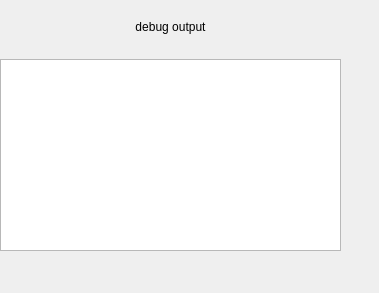
<?xml version="1.0" encoding="UTF-8"?>
<ui version="4.0">
 <class>DebugBar</class>
 <widget class="QWidget" name="DebugBar">
  <property name="geometry">
   <rect>
    <x>0</x>
    <y>0</y>
    <width>379</width>
    <height>293</height>
   </rect>
  </property>
  <property name="sizePolicy">
   <sizepolicy hsizetype="Expanding" vsizetype="Expanding">
    <horstretch>0</horstretch>
    <verstretch>0</verstretch>
   </sizepolicy>
  </property>
  <property name="windowTitle">
   <string>Form</string>
  </property>
  <widget class="QWidget" name="verticalLayoutWidget">
   <property name="geometry">
    <rect>
     <x>0</x>
     <y>0</y>
     <width>341</width>
     <height>251</height>
    </rect>
   </property>
   <layout class="QVBoxLayout" name="layout">
    <property name="sizeConstraint">
     <enum>QLayout::SetNoConstraint</enum>
    </property>
    <item>
     <widget class="QLabel" name="label">
      <property name="sizePolicy">
       <sizepolicy hsizetype="Expanding" vsizetype="Expanding">
        <horstretch>0</horstretch>
        <verstretch>0</verstretch>
       </sizepolicy>
      </property>
      <property name="text">
       <string>debug output</string>
      </property>
      <property name="alignment">
       <set>Qt::AlignCenter</set>
      </property>
     </widget>
    </item>
    <item>
     <widget class="QListWidget" name="messagesList">
      <property name="editTriggers">
       <set>QAbstractItemView::NoEditTriggers</set>
      </property>
     </widget>
    </item>
   </layout>
  </widget>
 </widget>
 <resources/>
 <connections/>
</ui>
